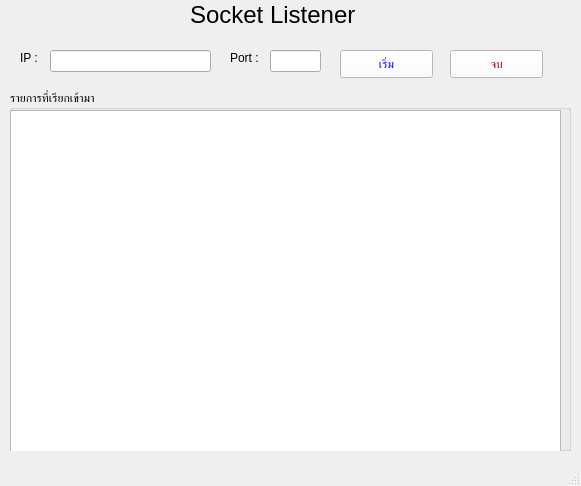
<?xml version="1.0" encoding="UTF-8"?>
<ui version="4.0">
 <class>MyApp</class>
 <widget class="QMainWindow" name="MyApp">
  <property name="enabled">
   <bool>true</bool>
  </property>
  <property name="geometry">
   <rect>
    <x>0</x>
    <y>0</y>
    <width>581</width>
    <height>486</height>
   </rect>
  </property>
  <property name="windowTitle">
   <string>IOT-GUI(BAS)</string>
  </property>
  <property name="windowIcon">
   <iconset>
    <normaloff>imgs/basketball-icon.png</normaloff>imgs/basketball-icon.png</iconset>
  </property>
  <widget class="QWidget" name="centralwidget">
   <widget class="QPushButton" name="btnStart">
    <property name="geometry">
     <rect>
      <x>340</x>
      <y>50</y>
      <width>93</width>
      <height>28</height>
     </rect>
    </property>
    <property name="styleSheet">
     <string notr="true">color: rgb(0, 0, 255);
background-color: rgb(255, 255, 255);
</string>
    </property>
    <property name="text">
     <string>เริ่ม</string>
    </property>
   </widget>
   <widget class="QLabel" name="label">
    <property name="geometry">
     <rect>
      <x>20</x>
      <y>50</y>
      <width>41</width>
      <height>16</height>
     </rect>
    </property>
    <property name="text">
     <string>IP : </string>
    </property>
   </widget>
   <widget class="QGroupBox" name="groupBox">
    <property name="geometry">
     <rect>
      <x>10</x>
      <y>90</y>
      <width>561</width>
      <height>361</height>
     </rect>
    </property>
    <property name="title">
     <string>รายการที่เรียกเข้ามา</string>
    </property>
    <widget class="QListView" name="listView">
     <property name="geometry">
      <rect>
       <x>0</x>
       <y>20</y>
       <width>551</width>
       <height>371</height>
      </rect>
     </property>
    </widget>
   </widget>
   <widget class="QLineEdit" name="lineEdit">
    <property name="geometry">
     <rect>
      <x>50</x>
      <y>50</y>
      <width>161</width>
      <height>22</height>
     </rect>
    </property>
   </widget>
   <widget class="QLabel" name="label_2">
    <property name="geometry">
     <rect>
      <x>230</x>
      <y>50</y>
      <width>41</width>
      <height>16</height>
     </rect>
    </property>
    <property name="text">
     <string>Port : </string>
    </property>
   </widget>
   <widget class="QLineEdit" name="lineEdit_2">
    <property name="geometry">
     <rect>
      <x>270</x>
      <y>50</y>
      <width>51</width>
      <height>22</height>
     </rect>
    </property>
   </widget>
   <widget class="QPushButton" name="btnEnd">
    <property name="geometry">
     <rect>
      <x>450</x>
      <y>50</y>
      <width>93</width>
      <height>28</height>
     </rect>
    </property>
    <property name="styleSheet">
     <string notr="true">color: rgb(170, 0, 0);
background-color: rgb(255, 255, 255);
</string>
    </property>
    <property name="text">
     <string>จบ</string>
    </property>
   </widget>
   <widget class="QLabel" name="label_3">
    <property name="geometry">
     <rect>
      <x>190</x>
      <y>0</y>
      <width>211</width>
      <height>31</height>
     </rect>
    </property>
    <property name="styleSheet">
     <string notr="true"/>
    </property>
    <property name="text">
     <string>&lt;html&gt;&lt;head/&gt;&lt;body&gt;&lt;p&gt;&lt;span style=&quot; font-size:18pt;&quot;&gt;Socket Listener&lt;/span&gt;&lt;/p&gt;&lt;/body&gt;&lt;/html&gt;</string>
    </property>
   </widget>
  </widget>
  <widget class="QMenuBar" name="menubar">
   <property name="geometry">
    <rect>
     <x>0</x>
     <y>0</y>
     <width>581</width>
     <height>26</height>
    </rect>
   </property>
  </widget>
  <widget class="QStatusBar" name="statusbar"/>
 </widget>
 <resources/>
 <connections/>
</ui>
